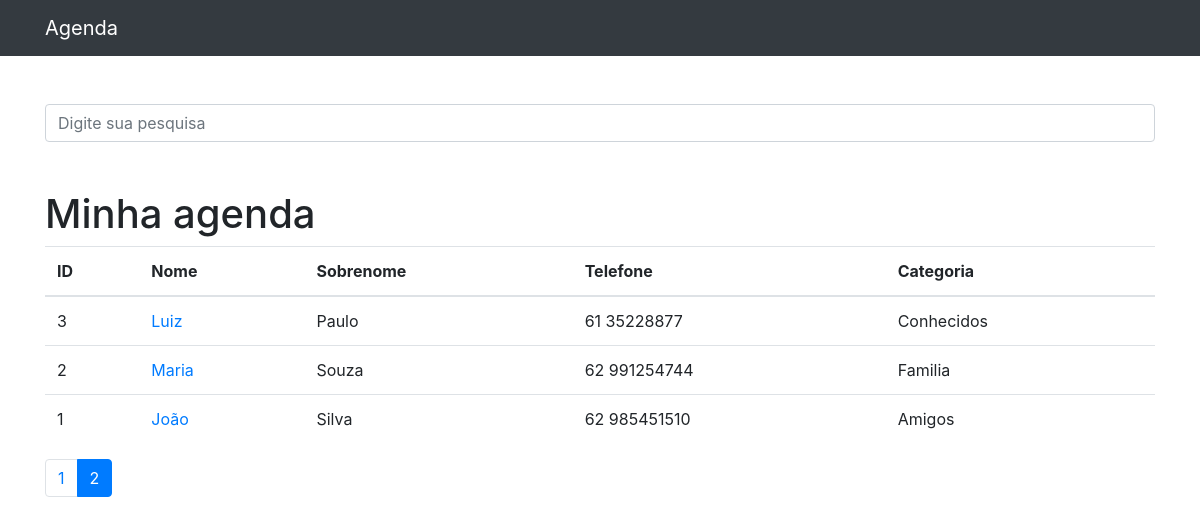
Page /?p=2 on the committed database.
### contatos/models.py (models this page shows, shortened)
class Contato(models.Model):
    nome = models.CharField(max_length=255)
    sobrenome = models.CharField(max_length=255, blank=True)
    telefone = models.CharField(max_length=255)
    email = models.CharField(max_length=255, blank=True)
    data_criacao = models.DateTimeField(default=timezone.now)
    descricao = models.TextField(blank=True)
    categoria = models.ForeignKey(Categoria, on_delete=models.DO_NOTHING)
    mostrar = models.BooleanField(default=True)
    foto = models.ImageField(blank = True, upload_to='fotos/%Y/%m/%d')

class Categoria(models.Model):
    nome = models.CharField(max_length=255)
    def __str__(self):
        return self.nome

### contatos/views.py (the view)
# urls.py: path('', views.index, name='index'),
def index(request):
    contatos = Contato.objects.order_by('-id').filter(mostrar = True)
    paginator = Paginator(contatos, 5)
    page = request.GET.get('p')
    contatos = paginator.get_page(page)
    return render(request, 'contatos/index.html', {
        'contatos':contatos
    })

### contatos/templates/contatos/index.html
{%extends 'base.html'%}
{%block 'conteudo'%}
     <h1 class="mt-5">Minha agenda</h1>
        <table class="table">
          <thead>
            <tr>
              <th>ID</th>
              <th>Nome</th>
              <th>Sobrenome</th>
              <th>Telefone</th>
              <th>Categoria</th>
            </tr>
          </thead>
          <tbody>
          {%for contato in contatos%}
            <tr>
              <td>{{contato.id}}</td>
              <td>
                <a href="{% url 'ver_contato' contato.id %}"> {{contato.nome}}</a>
              </td>
              <td>{{contato.sobrenome}}</td>
              <td>{{contato.telefone}}</td>
              <td>{{contato.categoria}}</td>
            </tr>
          {%endfor%}
          </tbody>
        </table>
  <nav aria-label="Page navigation example">
    <ul class="pagination">
      {% for pagina in contatos.paginator.page_range %}
        {% if contatos.number == pagina  %}
          <li class="page-item active">
            <a class="page-link" href="?p={{ pagina }} & termo={{ request.GET.termo }}">{{pagina}}</a>
          </li>
        {% else %}
          <li class="page-item">
            <a class="page-link" href="?p={{ pagina }}">{{pagina}}</a>
          </li>
        {% endif %}
      {% endfor %}
    </ul>
  </nav>
    {%endblock%}

### rows in the picture
Contato: id "3", nome "Luiz", sobrenome "Paulo", telefone "61 35228877", categoria "Conhecidos"
Contato: id "2", nome "Maria", sobrenome "Souza", telefone "62 991254744", categoria "Familia"
Contato: id "1", nome "João", sobrenome "Silva", telefone "62 985451510", categoria "Amigos"

### other values in the picture
{{ pagina }} "1"
{{ pagina }} "2"
